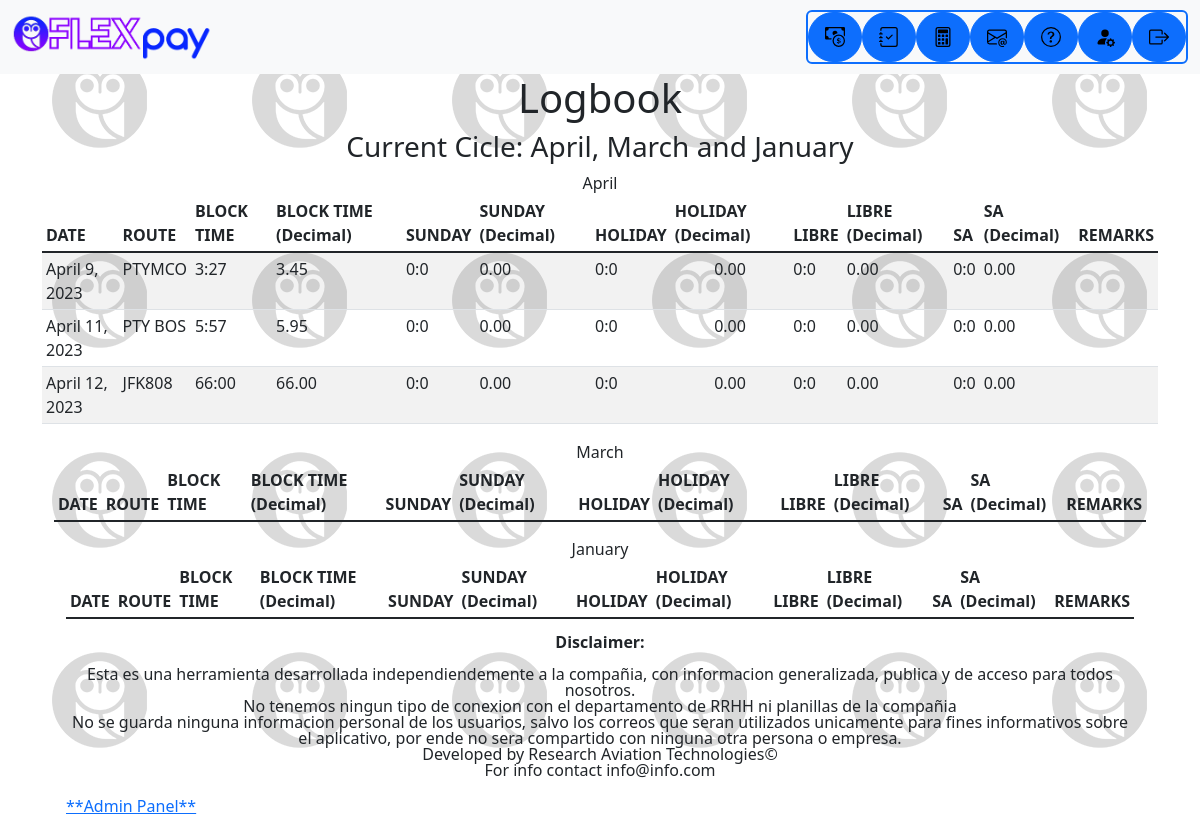
The page /logbook/ (signed in) on the database its author committed.
### main/models.py (models this page shows, shortened)
class Logbook(models.Model):
    def default_zero():
        return "0"
    date = models.DateField()
    cmp_id = models.CharField(max_length=6, null=True)
    route = models.CharField(max_length=250)
    total_hrs_input = models.CharField(max_length=2, null=False)
    total_min_input = models.CharField(max_length=2, null=False)
    total_decimal = models.DecimalField(max_digits=5, decimal_places=2, default=0)
    total_flight_block = models.CharField(max_length=5, null=True, blank=True)
    sun_hrs_input = models.CharField(max_length=2, null=True, blank=True, default=default_zero)
    sun_min_input = models.CharField(max_length=2, null=True, blank=True, default=default_zero)
    total_sun_block = models.CharField(max_length=5, null=True, blank=True)
    sun_decimal = models.DecimalField(max_digits=5, decimal_places=2, default=0)
    holiday_hrs_input = models.CharField(max_length=2, null=True, blank=True, default=default_zero)
    holiday_min_input = models.CharField(max_length=2, null=True, blank=True, default=default_zero)
    total_holiday_block = models.CharField(max_length=5, null=True, blank=True)
    holiday_decimal = models.DecimalField(max_digits=5, decimal_places=2, default=0)
    libre_hrs_input = models.CharField(max_length=2, null=True, blank=True, default=default_zero)
    libre_min_input = models.CharField(max_length=2, null=True, blank=True, default=default_zero)
    total_libre_block = models.CharField(max_length=5, null=True, blank=True)
    libre_decimal = models.DecimalField(max_digits=5, decimal_places=2, default=0)
    sa_hrs_input = models.CharField(max_length=2, null=True, blank=True, default=default_zero)
    sa_min_input = models.CharField(max_length=2, null=True, blank=True, default=default_zero)
    total_sa_block = models.CharField(max_length=5, null=True, blank=True)
    sa_decimal = models.DecimalField(max_digits=5, decimal_places=2, default=0)
    remarks = models.CharField(max_length=250, null=True, blank=True)
    created = models.DateTimeField(auto_now_add=True)

### main/views.py (the view)
# urls.py: path('logbook/', views.RawLogbook, name='logbook'),
@login_required(login_url='login')
def RawLogbook(request):
    today_month = datetime.today().month
    current_month = calendar.month_name[int(today_month)]
    prev_month = today_month - 1
    if prev_month <= 0:
        current_month_minus1_int = 12 - prev_month
    else:
        current_month_minus1_int = prev_month
    current_month_minus1 = calendar.month_name[int(current_month_minus1_int)]
    if prev_month <= 0:
        current_month_minus2_int = 12 - prev_month
    else:
        current_month_minus2_int = prev_month
    current_month_minus2 = calendar.month_name[int(current_month_minus2_int)-2]
    raw_logbook = Logbook.objects.filter(cmp_id=request.user,date__month=today_month).order_by('date')
    raw_logbook_1 = Logbook.objects.filter(cmp_id=request.user,date__month=current_month_minus1_int).order_by('date')
    raw_logbook_2 = Logbook.objects.filter(cmp_id=request.user,date__month=current_month_minus2_int).order_by('date')
    context = {'raw_logbook' : raw_logbook,
    'current_month' : current_month,
    'current_month_minus1':current_month_minus1,
    'current_month_minus2':current_month_minus2,
    'raw_logbook_1' : raw_logbook_1,
    'raw_logbook_2' : raw_logbook_2
    }
    return render(request, 'main/logbook.html', context)

### main/models.py (called while the page is built)
    def __str__(self):
        return str(self.cmp_id)

### main/templates/main/logbook.html (shortened to what this page needs)
{% extends 'main.html' %}
{% block content %}
<div class="text-center">
    <h1>Logbook</h1>
    <h3>Current Cicle: {{current_month}}, {{current_month_minus1}} and {{current_month_minus2}}</h3>
</div>
<div class="text-center">{{current_month}}</div>
<div class="container-sm">
    <table class="table table-sm table-striped">
        <thead>
            <tr>
            <th scope="col">DATE</th>
            <th scope="col">ROUTE</th>
            <th scope="col">BLOCK TIME</th>
            <th scope="col">BLOCK TIME (Decimal)</th>
            <th scope="col">SUNDAY</th>
            <th scope="col">SUNDAY (Decimal)</th>
            <th scope="col">HOLIDAY</th>
            <th scope="col">HOLIDAY (Decimal)</th>
            <th scope="col">LIBRE</th>
            <th scope="col">LIBRE (Decimal)</th>
            <th scope="col">SA</th>
            <th scope="col">SA (Decimal)</th>
            <th scope="col">REMARKS</th>
            </tr>
        </thead>
        <tbody class="table-group-divider">
            <tr>
            {%for log in raw_logbook %}
            <td>{{log.date}}</td>
            <td>{{log.route}}</td>
            <td>{{log.total_flight_block}}</td>
            <td>{{log.total_decimal}}</td>
            <td>{{log.total_sun_block}}</td>
            <td>{{log.sun_decimal}}</td>
            <td>{{log.total_holiday_block}}</td>
            <td class="text-center">{{log.holiday_decimal}}</td>
            <td>{{log.total_libre_block}}</td>
            <td>{{log.libre_decimal}}</td>
            <td>{{log.total_sa_block}}</td>
            <td>{{log.sa_decimal}}</td>
            <td>{{log.remarks}}</td>
            </tr>
            {% endfor %}
        </tbody>
    </table>
<div class="text-center">{{current_month_minus1}}</div>
    <div class="container-sm">
        <table class="table table-sm table-striped">
            <thead>
                <tr>
                <th scope="col">DATE</th>
                <th scope="col">ROUTE</th>
                <th scope="col">BLOCK TIME</th>
                <th scope="col">BLOCK TIME (Decimal)</th>
                <th scope="col">SUNDAY</th>
                <th scope="col">SUNDAY (Decimal)</th>
                <th scope="col">HOLIDAY</th>
                <th scope="col">HOLIDAY (Decimal)</th>
                <th scope="col">LIBRE</th>
                <th scope="col">LIBRE (Decimal)</th>
                <th scope="col">SA</th>
                <th scope="col">SA (Decimal)</th>
                <th scope="col">REMARKS</th>
                </tr>
            </thead>
        </table>
<div class="text-center">{{current_month_minus2}}</div>
        <div class="container-sm">
            <table class="table table-sm table-striped">
                <thead>
                    <tr>
                    <th scope="col">DATE</th>
                    <th scope="col">ROUTE</th>
                    <th scope="col">BLOCK TIME</th>
                    <th scope="col">BLOCK TIME (Decimal)</th>
                    <th scope="col">SUNDAY</th>
                    <th scope="col">SUNDAY (Decimal)</th>
                    <th scope="col">HOLIDAY</th>
                    <th scope="col">HOLIDAY (Decimal)</th>
                    <th scope="col">LIBRE</th>
                    <th scope="col">LIBRE (Decimal)</th>
                    <th scope="col">SA</th>
                    <th scope="col">SA (Decimal)</th>
                    <th scope="col">REMARKS</th>
                    </tr>
                </thead>
            </table>
{% endblock %}

### static/styles/main.css (style rules this page uses)
body { background: #b0d5ff; }

### rows shown on the page
Logbook: date "April 9, 2023", route "PTYMCO", total_flight_block "3:27", total_decimal "3.45", total_sun_block "0:0", sun_decimal "0.00", total_holiday_block "0:0", holiday_decimal "0.00", total_libre_block "0:0", libre_decimal "0.00", total_sa_block "0:0", sa_decimal "0.00"
Logbook: date "April 11, 2023", route "PTY BOS", total_flight_block "5:57", total_decimal "5.95", total_sun_block "0:0", sun_decimal "0.00", total_holiday_block "0:0", holiday_decimal "0.00", total_libre_block "0:0", libre_decimal "0.00", total_sa_block "0:0", sa_decimal "0.00"
Logbook: date "April 12, 2023", route "JFK808", total_flight_block "66:00", total_decimal "66.00", total_sun_block "0:0", sun_decimal "0.00", total_holiday_block "0:0", holiday_decimal "0.00", total_libre_block "0:0", libre_decimal "0.00", total_sa_block "0:0", sa_decimal "0.00"
